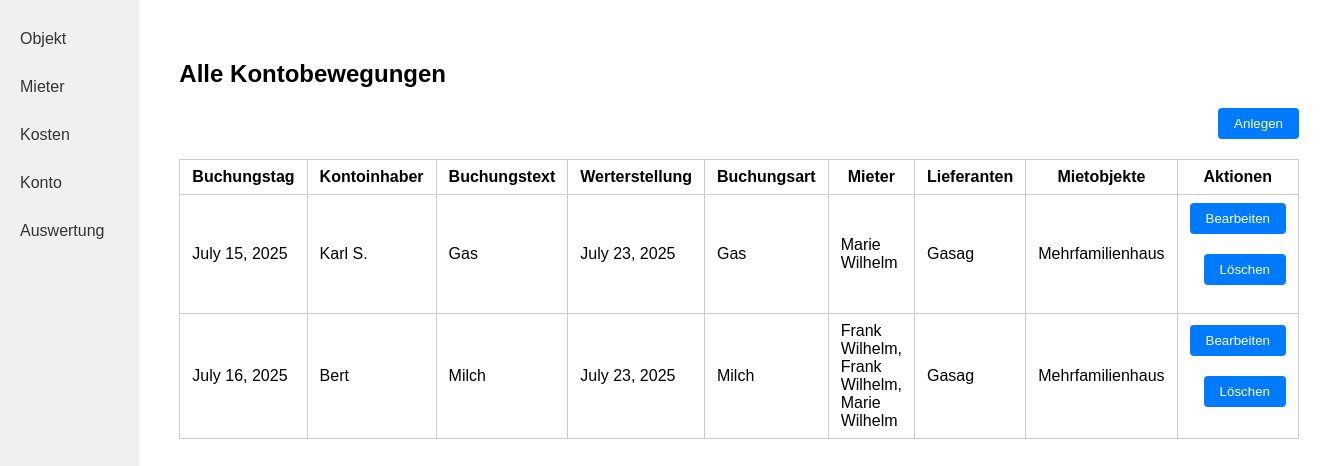
The app's page /konto/ (signed in), older data.
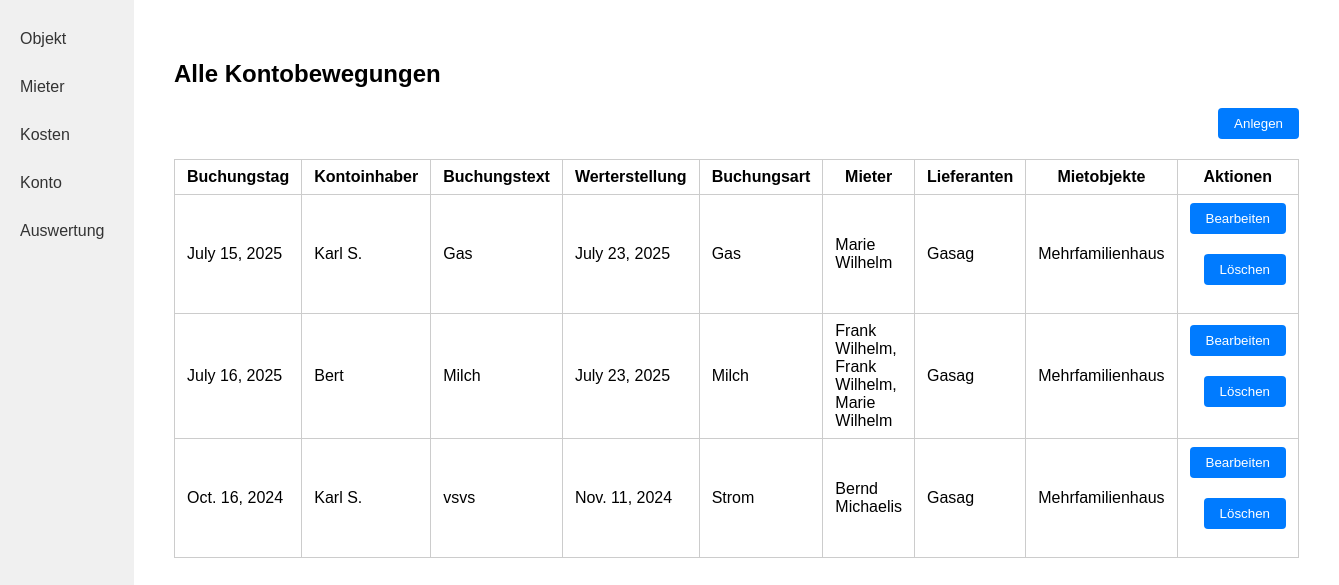
The same page, newer data.
### kostenpruefung_mietobjekte_app/models.py (models this page shows, shortened)
class Konto(models.Model):
    created_by = models.ForeignKey(User, on_delete=models.CASCADE, related_name="konto_created", null=True, blank=True)
    buchungstag = models.DateField()
    kontoinhaber = models.CharField(max_length=255)
    buchungstext = models.CharField(max_length=255) # (Aus Kontoauszug)
    betrag = models.DecimalField(max_digits=10, decimal_places=2, null=True, blank=True)
    werterstellung = models.DateField() # (Datum)
    buchungsart = models.ForeignKey('Rechnungsart', on_delete=models.PROTECT) # (Lastschrift - z.B. Ueberweisung)
    mieter = models.ManyToManyField('Mieter', blank=True)
    lieferanten = models.ManyToManyField('Lieferant')
    mietobjekt = models.ManyToManyField('Mietobjekt')

class Rechnungsart(models.Model):
    created_by = models.ForeignKey(User, on_delete=models.CASCADE, related_name="rechnungsarten_created", null=True, blank=True)
    name = models.CharField(max_length=255)
    def __str__(self):
        return self.name

class Mieter(models.Model):
    created_by = models.ForeignKey(User, on_delete=models.CASCADE, related_name="mieter_created", null=True, blank=True)
    vorname = models.CharField(max_length=255)
    nachname = models.CharField(max_length=255)
    telefon = models.CharField(max_length=100)
    e_mail = models.EmailField()
    geburtsdatum = models.DateField()

class Lieferant(models.Model):
    created_by = models.ForeignKey(User, on_delete=models.CASCADE, related_name="lieferanten_created", null=True, blank=True)
    firmenname = models.CharField(max_length=255)
    vorname = models.CharField(max_length=255)
    nachname = models.CharField(max_length=255)
    strasse = models.CharField(max_length=255)
    hausnummer = models.CharField(max_length=10)
    plz = models.CharField(max_length=10) # 2 - 10 characters (numbers and letters)
    ort = models.CharField(max_length=100)
    land = models.CharField(max_length=100)
    e_mail = models.EmailField()
    telefon = models.CharField(max_length=100)

class Mietobjekt(models.Model):
    created_by = models.ForeignKey(User, on_delete=models.CASCADE, related_name="mietobjekte_created", null=True, blank=True)
    name = models.CharField(max_length=255)
    strasse_hausnummer = models.CharField(max_length=255)
    plz = models.CharField(max_length=10) # 2 - 10 characters (numbers and letters)
    ort = models.CharField(max_length=100)
    land = models.CharField(max_length=100)
    kaufdatum = models.DateField()
    kaufpreis = models.DecimalField(max_digits=10, decimal_places=2)
    darlehen = models.DecimalField(max_digits=10, decimal_places=2)
    grundschuld = models.DecimalField(max_digits=10, decimal_places=2)
    FARBE_CHOICES = [
        ('rot', 'Rot'),
        ('blau', 'Blau'),
        ('gruen', 'Grün'),
        ('gelb', 'Gelb'),
        ('schwarz', 'Schwarz'),
    ]
    farbe = models.CharField(max_length=20, choices=FARBE_CHOICES)

### kostenpruefung_mietobjekte_app/views.py (the view)
# urls.py: path('konto/', konto, name='konto'),
def konto(request):
    konten = Konto.objects.filter(created_by=request.user)
    return render(request, 'kostenpruefung_mietobjekte_app/konto.html', {'konten': konten})

### kostenpruefung_mietobjekte_app/templates/kostenpruefung_mietobjekte_app/konto.html (shortened to what this page needs)
{% load static %}
<!DOCTYPE html>
<html lang="de">
<head>
    <link rel="stylesheet" href="{% static 'kostenpruefung_mietobjekte_app/style.css' %}">
</head>
<body>
<div class="flex-container">
    <nav class="sidebar">
        <a class="sidebar-link" href="{% url 'objekt_index' %}">Objekt</a>
        <a class="sidebar-link" href="{% url 'mieter_laufend' %}">Mieter</a>
        <a class="sidebar-link" href="{% url 'rechnungen' %}">Kosten</a>
        <a class="sidebar-link" href="{% url 'konto' %}">Konto</a>
        <a class="sidebar-link" href="{% url 'auswertung' %}">Auswertung</a>
    </nav>
    <div class="main-content">
        <h2>Alle Kontobewegungen</h2>
        <form action="{% url 'konto_create' %}" method="get" style="margin-bottom: 16px;">
            <button class="action-btn" type="submit">Anlegen</button>
        </form>
        <table class="object-table">
            <tr>
                <th>Buchungstag</th>
                <th>Kontoinhaber</th>
                <th>Buchungstext</th>
                <th>Werterstellung</th>
                <th>Buchungsart</th>
                <th>Mieter</th>
                <th>Lieferanten</th>
                <th>Mietobjekte</th>
                <th>Aktionen</th>
            </tr>
            {% for k in konten %}
            <tr>
                <td>{{ k.buchungstag }}</td>
                <td>{{ k.kontoinhaber }}</td>
                <td>{{ k.buchungstext }}</td>
                <td>{{ k.werterstellung }}</td>
                <td>{{ k.buchungsart }}</td>
                <td>
                    {% for m in k.mieter.all %}
                        {{ m.vorname }} {{ m.nachname }}{% if not forloop.last %},<br>{% endif %}
                    {% endfor %}
                </td>
                <td>
                    {% for l in k.lieferanten.all %}
                        {{ l.firmenname }}{% if not forloop.last %},<br>{% endif %}
                    {% endfor %}
                </td>
                <td>
                    {% for obj in k.mietobjekt.all %}
                        {{ obj.name }}{% if not forloop.last %},<br>{% endif %}
                    {% endfor %}
                </td>
                <td class="objekt-actions">
                    <form action="{% url 'konto_update' k.id %}" method="get" class="inline-form">
                        <button class="action-btn" type="submit">Bearbeiten</button>
                    </form>
                    <form action="{% url 'konto_delete' k.id %}" method="get" class="inline-form">
                        <button class="action-btn" type="submit">Löschen</button>
                    </form>
                </td>
            </tr>
            {% empty %}
            <tr>
                <td colspan="9">Keine Kontobewegungen vorhanden.</td>
            </tr>
            {% endfor %}
        </table>
    </div>
</div>
</body>
</html>

Row changes from the older to the newer data that the page shows:
added Konto: buchungstag "Oct. 16, 2024", kontoinhaber "Karl S.", buchungstext "vsvs", werterstellung "Nov. 11, 2024", buchungsart "Strom", Lieferant (firmenname "Gasag"), Mietobjekt (name "Mehrfamilienhaus")
now on this page (row unchanged): Mieter: vorname "Bernd", nachname "Michaelis", shown under "Oct. 16, 2024"
